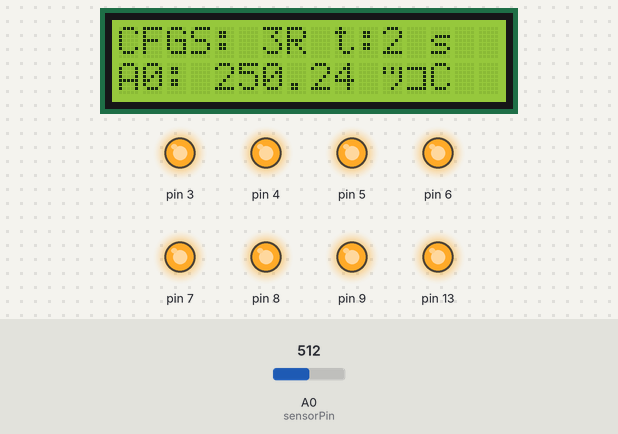
A sketch run on a simulated Arduino Uno, built with avr-gcc and run on an emulated ATmega328P. On the bench: 16×2 character LCD, output pins drawn as LEDs (lit = HIGH). The test bench sets the inputs (shaded band); at power-on: A0 (sensorPin) = 512.

Above: at 2.2 s.
2.3 s: A0 (sensorPin) set to 222
At 3.8 s:
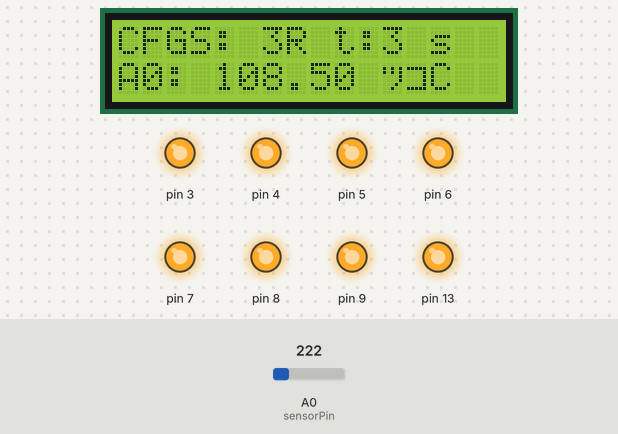
5.6 s: A0 (sensorPin) set to 193
At 6.8 s:
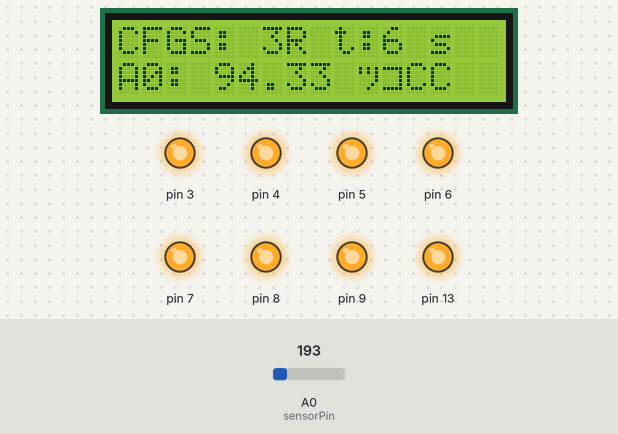
9.7 s: A0 (sensorPin) set to 22
At 11.1 s:
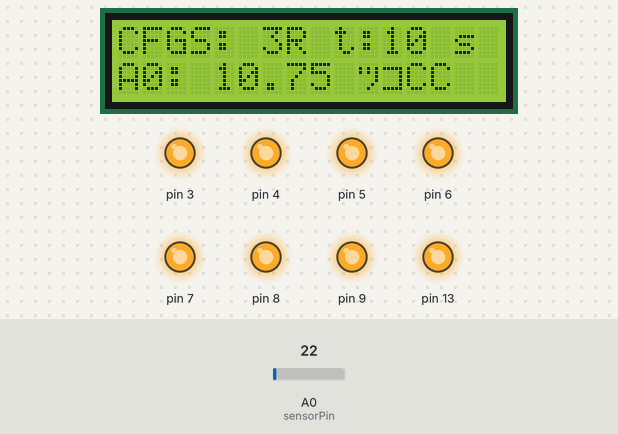
12.8 s: A0 (sensorPin) set to 19
At 14.2 s:
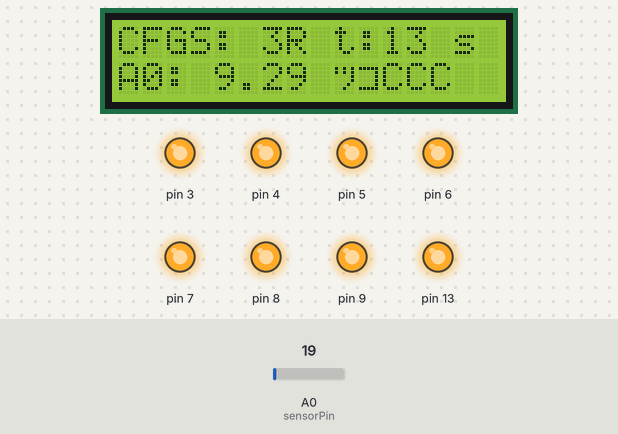
Timing chart, 0 to 15.8 s (numbered marks = the images above; inputs shaded):
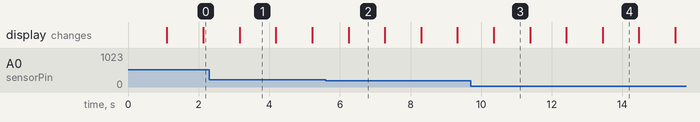

Measured:
- the behaviour switches between 205 and 204 on A0 (sensorPin) (found by bisection; images 1 and 2)
- the behaviour switches between 21 and 20 on A0 (sensorPin) (found by bisection; images 3 and 4)
- after the input at 5.6 s, the display: changes after 0.64 s (image 2)
- after the input at 12.8 s, the display: changes after 0.64 s (image 4)
- what the display in image 1 shows lasts 1.0 s, from 3.2 s to 4.2 s

The sketch:

sensortemperatura.ino
```cpp
#include <LiquidCrystal_I2C.h>

//Crear el objeto lcd  dirección  0x3F y 16 columnas x 2 filas
//LiquidCrystal_I2C lcd(0x3F,16,2);  //
LiquidCrystal_I2C lcd(0x3F,16,2);  //

const int sensorPin = A0;   // seleccionar la entrada para el sensor
int Value;         // variable que almacena el valor raw (0 a 1023)
float milivolts, celsius;

void setup() {
  pinMode(3, OUTPUT);
  pinMode(4, OUTPUT);
  pinMode(5, OUTPUT);
  pinMode(6, OUTPUT);
  pinMode(7, OUTPUT);
  pinMode(8, OUTPUT);
  pinMode(9, OUTPUT);
  pinMode(13, OUTPUT);
  digitalWrite(3,HIGH);
  digitalWrite(4,HIGH);
  digitalWrite(5,HIGH);
  digitalWrite(6,HIGH);
  digitalWrite(7,HIGH);
  digitalWrite(8,HIGH);
  digitalWrite(9,HIGH);
  digitalWrite(13,HIGH);

  // Inicializar el LCD
  lcd.init();

  //Encender la luz de fondo.
  lcd.backlight();

  // Escribimos el Mensaje en el LCD.
  lcd.print("HOLA MUNDO2");
  Serial.println("HOLA MUNDO2");
  delay(1000);
}

void loop() {

  Value = analogRead(sensorPin);          // realizar la lectura
  milivolts = (Value / 1023.0) * 5000;
  celsius = milivolts / 10;

  lcd.setCursor(0, 0);
  lcd.print("CFGS: 3R");
  lcd.print(" t:");
  // Escribimos el número de segundos trascurridos
  lcd.print(millis()/1000);
  lcd.print(" s");
  // Ubicamos el cursor en la primera posición(columna:0) de la segunda línea(fila:1)
  lcd.setCursor(0, 1);
  lcd.print("A0: ");
  lcd.print(celsius);
  lcd.print(" ºC");

  Serial.println(celsius);                     // mostrar el valor por serial
  delay(1000);

}
```
